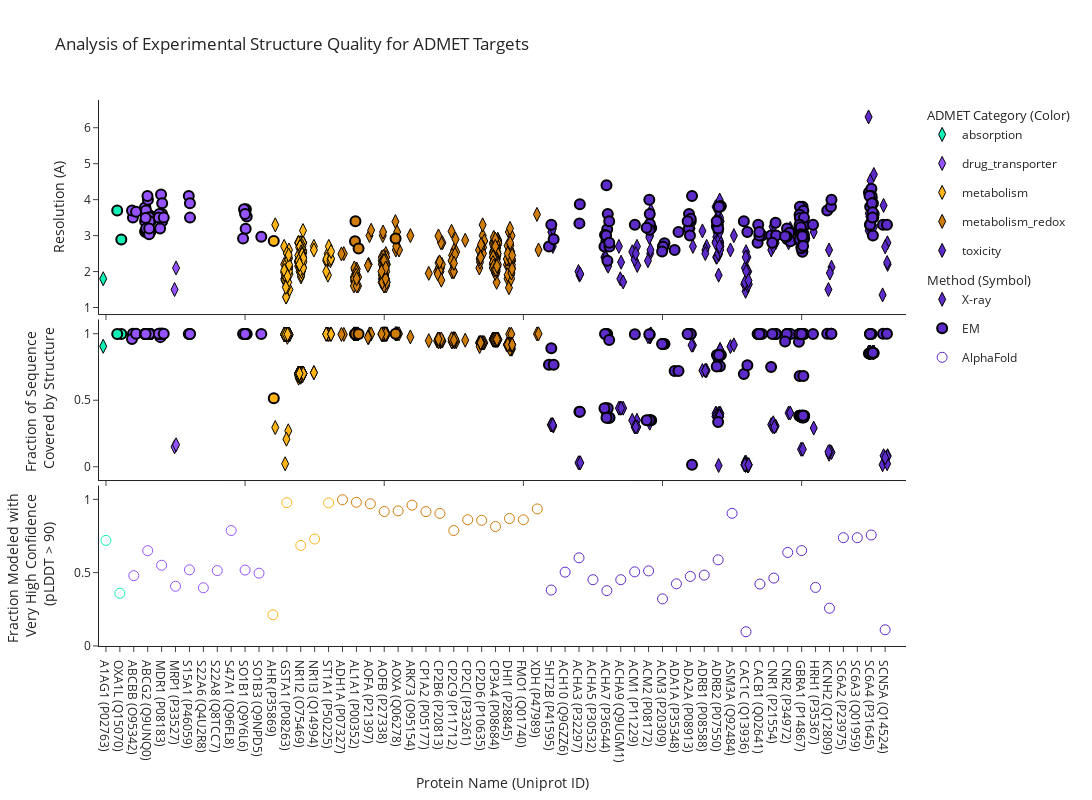

Here is the notebook cell this chart was saved with:
### Code cell
# Create layout
layout = go.Layout(
    title="Analysis of Experimental Structure Quality for ADMET Targets",
    xaxis3=dict(title='Protein Name (Uniprot ID)',
               range=[-0.5, len(protein_name_mapping) + 0.5],
               tickvals=list(protein_name_mapping.values()), 
               ticktext=protein_names),
    yaxis=dict(title='Resolution (A)'),
    yaxis2=dict(title='Fraction of Sequence <br> Covered by Structure'),
    yaxis3=dict(title='Fraction Modeled with <br> Very High Confidence <br> (pLDDT > 90)'),
    template='simple_white',
    width=1600,
    height=800
)
fig.update_layout(layout)
fig.show()
